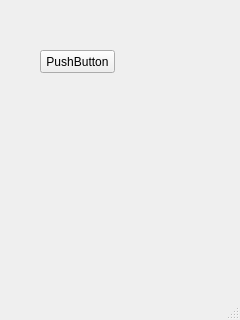
<?xml version="1.0" encoding="UTF-8"?>
<ui version="4.0">
 <class>MainWindow</class>
 <widget class="QMainWindow" name="MainWindow">
  <property name="geometry">
   <rect>
    <x>0</x>
    <y>0</y>
    <width>240</width>
    <height>320</height>
   </rect>
  </property>
  <property name="windowTitle">
   <string>MainWindow</string>
  </property>
  <widget class="QWidget" name="centralwidget">
   <widget class="QPushButton" name="pushButton">
    <property name="geometry">
     <rect>
      <x>40</x>
      <y>50</y>
      <width>75</width>
      <height>23</height>
     </rect>
    </property>
    <property name="text">
     <string>PushButton</string>
    </property>
   </widget>
  </widget>
  <widget class="QMenuBar" name="menubar">
   <property name="geometry">
    <rect>
     <x>0</x>
     <y>0</y>
     <width>240</width>
     <height>22</height>
    </rect>
   </property>
  </widget>
  <widget class="QStatusBar" name="statusbar"/>
 </widget>
 <resources/>
 <connections>
  <connection>
   <sender>pushButton</sender>
   <signal>clicked()</signal>
   <receiver>MainWindow</receiver>
   <slot>test()</slot>
   <hints>
    <hint type="sourcelabel">
     <x>50</x>
     <y>90</y>
    </hint>
    <hint type="destinationlabel">
     <x>53</x>
     <y>164</y>
    </hint>
   </hints>
  </connection>
 </connections>
 <slots>
  <slot>test()</slot>
 </slots>
</ui>
